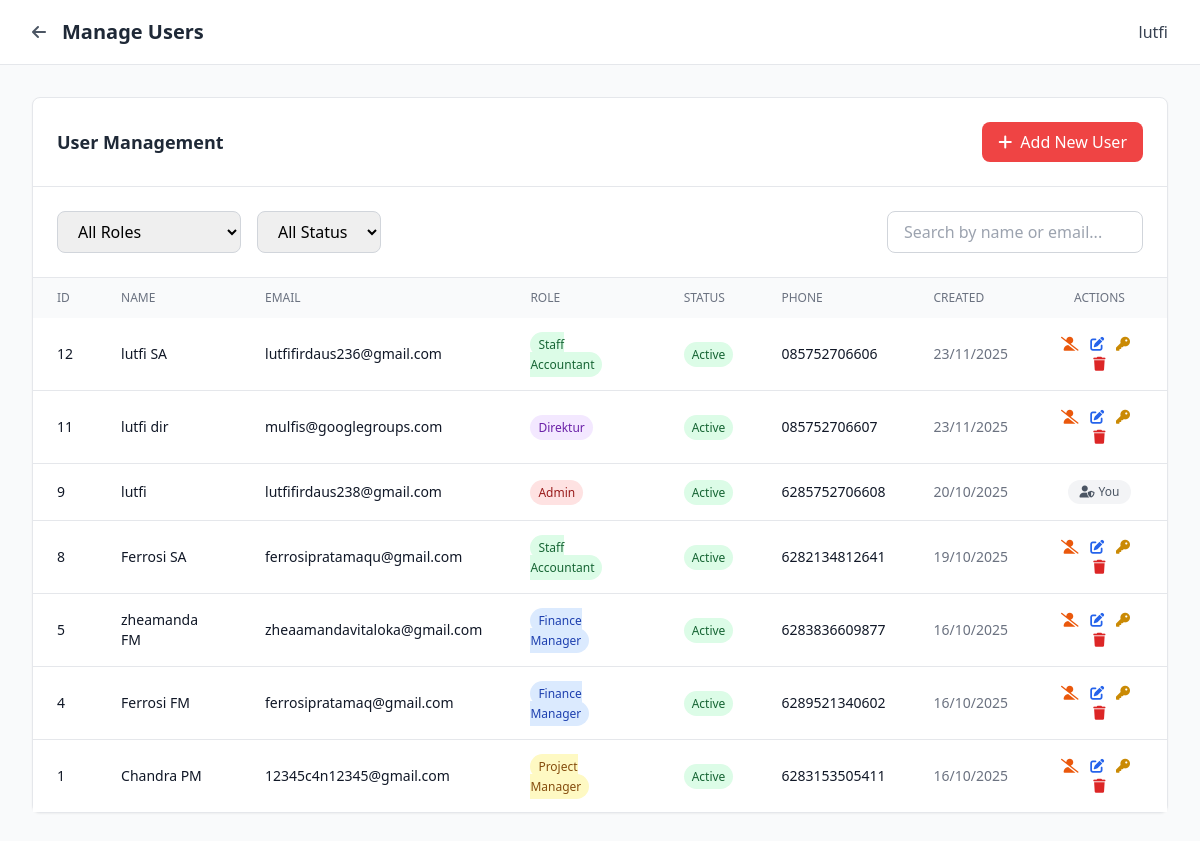
Screenshot of /pages/admin/manage_users.php (signed in) with the database file from the repository.
### tables this page shows
CREATE TABLE `user` (
  `id_user` int(11) NOT NULL,
  `nama` varchar(255) NOT NULL,
  `role` enum('Admin','Finance Manager','Project Manager','Staff Accountant','Direktur') NOT NULL,
  `email` varchar(255) NOT NULL,
  `no_HP` varchar(20) DEFAULT NULL,
  `password_hash` varchar(255) NOT NULL,
  `created_at` timestamp NOT NULL DEFAULT current_timestamp(),
  `updated_at` timestamp NOT NULL DEFAULT current_timestamp() ON UPDATE current_timestamp(),
  `last_notification_check` timestamp NULL DEFAULT NULL
);

### pages/admin/manage_users.php (the view, shortened to what this page needs)
<?php
require_once '../../includes/config.php';
$user_name = $_SESSION['user_name'];
$current_user_id = $_SESSION['user_id'];
function countAdmins($conn) {
    $result = $conn->query("SELECT COUNT(*) as count FROM user WHERE role = 'Admin'");
    return $result->fetch_assoc()['count'];
}
$users = $conn->query("SELECT * FROM user ORDER BY created_at DESC");
$admin_count = countAdmins($conn);
?>
<!DOCTYPE html>
<html lang="id">
<head>
    <script src="https://cdn.tailwindcss.com"></script>
    <link rel="stylesheet" href="https://cdnjs.cloudflare.com/ajax/libs/font-awesome/6.4.0/css/all.min.css">
</head>
<body class="bg-gray-50 min-h-screen">
    <header class="bg-white border-b border-gray-200 sticky top-0 z-50">
        <div class="max-w-7xl mx-auto px-4 sm:px-6 lg:px-8">
            <div class="flex justify-between items-center h-16">
                <div class="flex items-center space-x-4">
                    <a href="../dashboards/dashboard_admin.php" class="text-gray-600 hover:text-gray-800">
                        <i class="fas fa-arrow-left"></i>
                    </a>
                    <h1 class="text-xl font-bold text-gray-800">Manage Users</h1>
                </div>
                <span class="text-gray-700 font-medium"><?php echo $user_name; ?></span>
            </div>
        </div>
    </header>
    <main class="max-w-7xl mx-auto px-4 sm:px-6 lg:px-8 py-8">
        <div class="bg-white border border-gray-200 rounded-lg shadow-sm mb-6">
            <div class="p-6 border-b border-gray-200 flex justify-between items-center">
                <h3 class="text-lg font-bold text-gray-800">User Management</h3>
                <button onclick="openCreateModal()" class="px-4 py-2 bg-red-500 text-white rounded-lg hover:bg-red-600">
                    <i class="fas fa-plus mr-2"></i>Add New User
                </button>
            </div>
            <div class="p-6 border-b border-gray-200 flex justify-between items-center">
                <div class="flex space-x-4">
                    <select id="roleFilter" class="px-4 py-2 border border-gray-300 rounded-lg">
                        <option value="">All Roles</option>
                    </select>
                    <select id="statusFilter" class="px-4 py-2 border border-gray-300 rounded-lg">
                        <option value="">All Status</option>
                    </select>
                </div>
                <input type="text" id="searchInput" placeholder="Search by name or email..."
                    class="px-4 py-2 border border-gray-300 rounded-lg w-64">
            </div>
            <div class="overflow-x-auto">
                <table class="w-full" id="usersTable">
                    <thead class="bg-gray-50">
                        <tr>
                            <th class="px-6 py-3 text-left text-xs font-medium text-gray-500 uppercase">ID</th>
                            <th class="px-6 py-3 text-left text-xs font-medium text-gray-500 uppercase">Name</th>
                            <th class="px-6 py-3 text-left text-xs font-medium text-gray-500 uppercase">Email</th>
                            <th class="px-6 py-3 text-left text-xs font-medium text-gray-500 uppercase">Role</th>
                            <th class="px-6 py-3 text-left text-xs font-medium text-gray-500 uppercase">Status</th>
                            <th class="px-6 py-3 text-left text-xs font-medium text-gray-500 uppercase">Phone</th>
                            <th class="px-6 py-3 text-left text-xs font-medium text-gray-500 uppercase">Created</th>
                            <th class="px-6 py-3 text-center text-xs font-medium text-gray-500 uppercase">Actions</th>
                        </tr>
                    </thead>
                    <tbody class="bg-white divide-y divide-gray-200">
                        <?php while ($user = $users->fetch_assoc()): ?>
                        <tr class="hover:bg-gray-50" data-role="<?php echo $user['role']; ?>" data-status="<?php echo $user['status'] ?? 'active'; ?>" data-search="<?php echo strtolower($user['nama'] . ' ' . $user['email']); ?>">
                            <td class="px-6 py-4 text-sm text-gray-900"><?php echo $user['id_user']; ?></td>
                            <td class="px-6 py-4 text-sm text-gray-900 font-medium"><?php echo htmlspecialchars($user['nama']); ?></td>
                            <td class="px-6 py-4 text-sm text-gray-900"><?php echo htmlspecialchars($user['email']); ?></td>
                            <td class="px-6 py-4 text-sm">
                                <span class="px-2 py-1 rounded-full text-xs font-medium
                                    <?php
                                    $role_colors = [
                                        'Admin' => 'bg-red-100 text-red-800',
                                        'Direktur' => 'bg-purple-100 text-purple-800',
                                        'Finance Manager' => 'bg-blue-100 text-blue-800',
                                        'Staff Accountant' => 'bg-green-100 text-green-800',
                                        'Project Manager' => 'bg-yellow-100 text-yellow-800'
                                    ];
                                    echo $role_colors[$user['role']] ?? 'bg-gray-100 text-gray-800';
                                    ?>">
                                    <?php echo $user['role']; ?>
                                </span>
                            </td>
                            <td class="px-6 py-4 text-sm">
                                <span class="px-2 py-1 rounded-full text-xs font-medium
                                    <?php
                                    $status_colors = [
                                        'active' => 'bg-green-100 text-green-800',
                                        'inactive' => 'bg-red-100 text-red-800',
                                        'pending' => 'bg-yellow-100 text-yellow-800'
                                    ];
                                    $user_status = $user['status'] ?? 'active';
                                    echo $status_colors[$user_status] ?? 'bg-gray-100 text-gray-800';
                                    ?>">
                                    <?php echo ucfirst($user_status); ?>
                                </span>
                            </td>
                            <td class="px-6 py-4 text-sm text-gray-900"><?php echo htmlspecialchars($user['no_HP'] ?? '-'); ?></td>
                            <td class="px-6 py-4 text-sm text-gray-500"><?php echo date('d/m/Y', strtotime($user['created_at'])); ?></td>
                            <td class="px-6 py-4 text-sm text-center">
                                <?php
                                $is_self = ($user['id_user'] == $current_user_id);
                                $is_last_admin = ($user['role'] === 'Admin' && $admin_count <= 1);
                                ?>
                                <?php if ($is_self): ?>
                                    <span class="inline-flex items-center px-3 py-1 rounded-full text-xs font-medium bg-gray-100 text-gray-600">
                                        <i class="fas fa-user-shield mr-1"></i> You
                                    </span>
                                <?php elseif ($is_last_admin): ?>
                                    <span class="inline-flex items-center px-3 py-1 rounded-full text-xs font-medium bg-yellow-100 text-yellow-700" title="Last admin - cannot be modified">
                                        <i class="fas fa-shield-alt mr-1"></i> Protected
                                    </span>
                                <?php else: ?>
                                    <button onclick='toggleUserStatus(<?php echo $user['id_user']; ?>, "<?php echo $user['status'] ?? 'active'; ?>", "<?php echo htmlspecialchars($user['nama']); ?>")'
                                        class="text-<?php echo ($user['status'] ?? 'active') === 'active' ? 'orange' : 'green'; ?>-600 hover:text-<?php echo ($user['status'] ?? 'active') === 'active' ? 'orange' : 'green'; ?>-900 mr-2"
                                        title="<?php echo ($user['status'] ?? 'active') === 'active' ? 'Deactivate' : 'Activate'; ?> user">
                                        <i class="fas fa-<?php echo ($user['status'] ?? 'active') === 'active' ? 'user-slash' : 'user-check'; ?>"></i>
                                    </button>
                                    <button onclick='openEditModal(<?php echo json_encode($user); ?>)'
                                        class="text-blue-600 hover:text-blue-900 mr-2" title="Edit user">
                                        <i class="fas fa-edit"></i>
                                    </button>
                                    <button onclick='openResetPasswordModal(<?php echo $user['id_user']; ?>, "<?php echo htmlspecialchars($user['nama']); ?>")'
                                        class="text-yellow-600 hover:text-yellow-900 mr-2" title="Reset password">
                                        <i class="fas fa-key"></i>
                                    </button>
                                    <button onclick='confirmDelete(<?php echo $user['id_user']; ?>, "<?php echo htmlspecialchars($user['nama']); ?>")'
                                        class="text-red-600 hover:text-red-900" title="Delete user">
                                        <i class="fas fa-trash"></i>
                                    </button>
                                <?php endif; ?>
                            </td>
                        </tr>
                        <?php endwhile; ?>
                    </tbody>
                </table>
            </div>
        </div>
    </main>
</body>
</html>

### rows the page displays
user: id_user "12", nama "lutfi SA", email "lutfifirdaus236@gmail.com", role "Staff Accountant", user_status "Active", no_HP "085752706606", created_at "23/11/2025"
user: id_user "11", nama "lutfi dir", email "mulfis@googlegroups.com", role "Direktur", user_status "Active", no_HP "085752706607", created_at "23/11/2025"
user: id_user "9", nama "lutfi", email "lutfifirdaus238@gmail.com", role "Admin", user_status "Active", no_HP "6285752706608", created_at "20/10/2025", shows "You"
user: id_user "8", nama "Ferrosi SA", email "ferrosipratamaqu@gmail.com", role "Staff Accountant", user_status "Active", no_HP "6282134812641", created_at "19/10/2025"
user: id_user "5", nama "zheamanda FM", email "zheaamandavitaloka@gmail.com", role "Finance Manager", user_status "Active", no_HP "6283836609877", created_at "16/10/2025"
user: id_user "4", nama "Ferrosi FM", email "ferrosipratamaq@gmail.com", role "Finance Manager", user_status "Active", no_HP "6289521340602", created_at "16/10/2025"
user: id_user "1", nama "Chandra PM", email "12345c4n12345@gmail.com", role "Project Manager", user_status "Active", no_HP "6283153505411", created_at "16/10/2025"

### other values shown
$user_name "lutfi"
